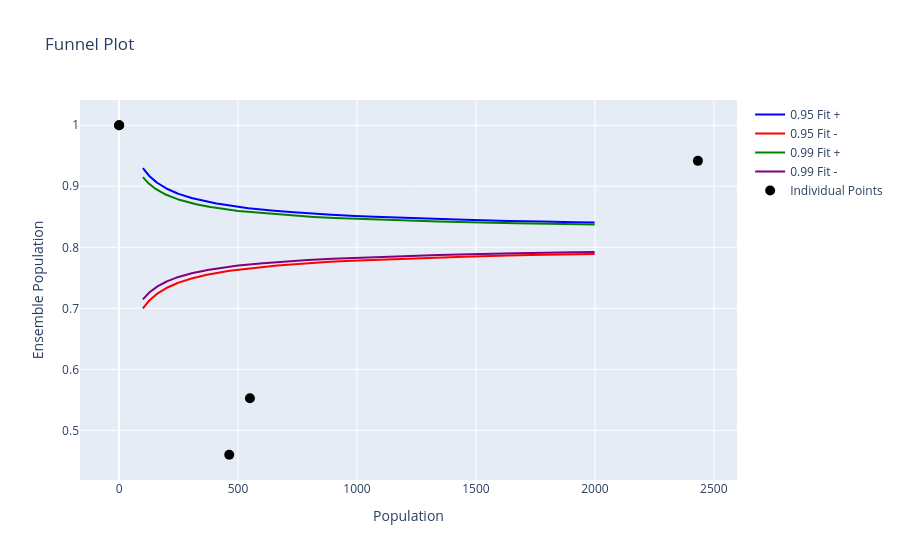

Notebook cell for this chart:
### Code cell
import plotly.graph_objects as go
from ukrdc_stats.calculators.chronic_kidney_disease import ChronicKidneyDiseaseScaleCompare



renal_units = ["RJZ", "RAJ", "RNJ00", "RJE01", "RK7CC"]


# Assuming you already have the necessary data and objects defined
ckd_multiscale = ChronicKidneyDiseaseScaleCompare(ukrdc3, ukrdc_stats_cache, "RNJ00", renal_units,
                                                 dt.datetime(2024, 6, 1))



ckd_multiscale.extract_stats()
funnel_data = ckd_multiscale.assemble_funnel()

# Calculate pop_line and limits
min_pop = min(funnel_data['populations'])
n_points = 50
#pop_line = [min_pop + (funnel_data['ensemble proportion'] - min_pop) * i / (n_points - 1) for i in range(n_points)]
pop_line = [i for i in range(100, 2000)]


limit_plus = [funnel_data['ensemble proportion'] + funnel_data['0.95 fit'] * pop ** -0.5 for pop in pop_line]
limit_minus = [funnel_data['ensemble proportion'] - funnel_data['0.95 fit'] * pop ** -0.5 for pop in pop_line]
limit_plus_strict = [funnel_data['ensemble proportion'] + funnel_data['0.99 fit'] * pop ** -0.5 for pop in pop_line]
limit_minus_strict = [funnel_data['ensemble proportion'] - funnel_data['0.99 fit'] * pop ** -0.5 for pop in pop_line]

# Create the plot
fig = go.Figure()

# Add the lines to the plot
fig.add_trace(go.Scatter(x=pop_line, y=limit_plus, name='0.95 Fit +', line=dict(color='blue')))
fig.add_trace(go.Scatter(x=pop_line, y=limit_minus, name='0.95 Fit -', line=dict(color='red')))
fig.add_trace(go.Scatter(x=pop_line, y=limit_plus_strict, name='0.99 Fit +', line=dict(color='green')))
fig.add_trace(go.Scatter(x=pop_line, y=limit_minus_strict, name='0.99 Fit -', line=dict(color='purple')))


# Add individual data points as markers
fig.add_trace(go.Scatter(x=funnel_data['populations'], y=funnel_data['proportions'], mode='markers', name='Individual Points',
                         marker=dict(size=10, color='black', symbol='circle'),
                         text=funnel_data['facilities'], # Facility names as labels for each point
                         textposition='bottom center', # Position of the labels relative to the points
                         hoverinfo='text' # Show the facility names on hover
                        ))
# Update the layout of the plot
fig.update_layout(
    title="Funnel Plot",
    xaxis_title="Population",
    yaxis_title="Ensemble Population",
    #legend=dict(yanchor="top", y=0.99, xanchor="left", x=0.01)
)

# Show the plot
fig.show()

### Figure 1 — Plotly figure (JSON) as saved in the notebook; plotly's stock layout.template omitted (floating-point values rounded to 4 significant figures; data arrays with more than 128 entries replaced by an {"elided": "..."} marker saying what was removed)
{"data": [{"line": {"color": "blue"}, "name": "0.95 Fit +", "type": "scatter", "x": {"elided": "1900 int values"}, "y": {"elided": "1900 float values"}}, {"line": {"color": "red"}, "name": "0.95 Fit -", "type": "scatter", "x": {"elided": "1900 int values"}, "y": {"elided": "1900 float values"}}, {"line": {"color": "green"}, "name": "0.99 Fit +", "type": "scatter", "x": {"elided": "1900 int values"}, "y": {"elided": "1900 float values"}}, {"line": {"color": "purple"}, "name": "0.99 Fit -", "type": "scatter", "x": {"elided": "1900 int values"}, "y": {"elided": "1900 float values"}}, {"hoverinfo": "text", "marker": {"color": "black", "size": 10, "symbol": "circle"}, "mode": "markers", "name": "Individual Points", "text": ["RJZ", "RAJ", "RNJ00", "RJE01", "RK7CC"], "textposition": "bottom center", "type": "scatter", "x": [463, 2433, 550, 0, 0], "y": [0.46, 0.9416, 0.5527, 1, 1]}], "layout": {"title": {"text": "Funnel Plot"}, "xaxis": {"title": {"text": "Population"}}, "yaxis": {"title": {"text": "Ensemble Population"}}}}
